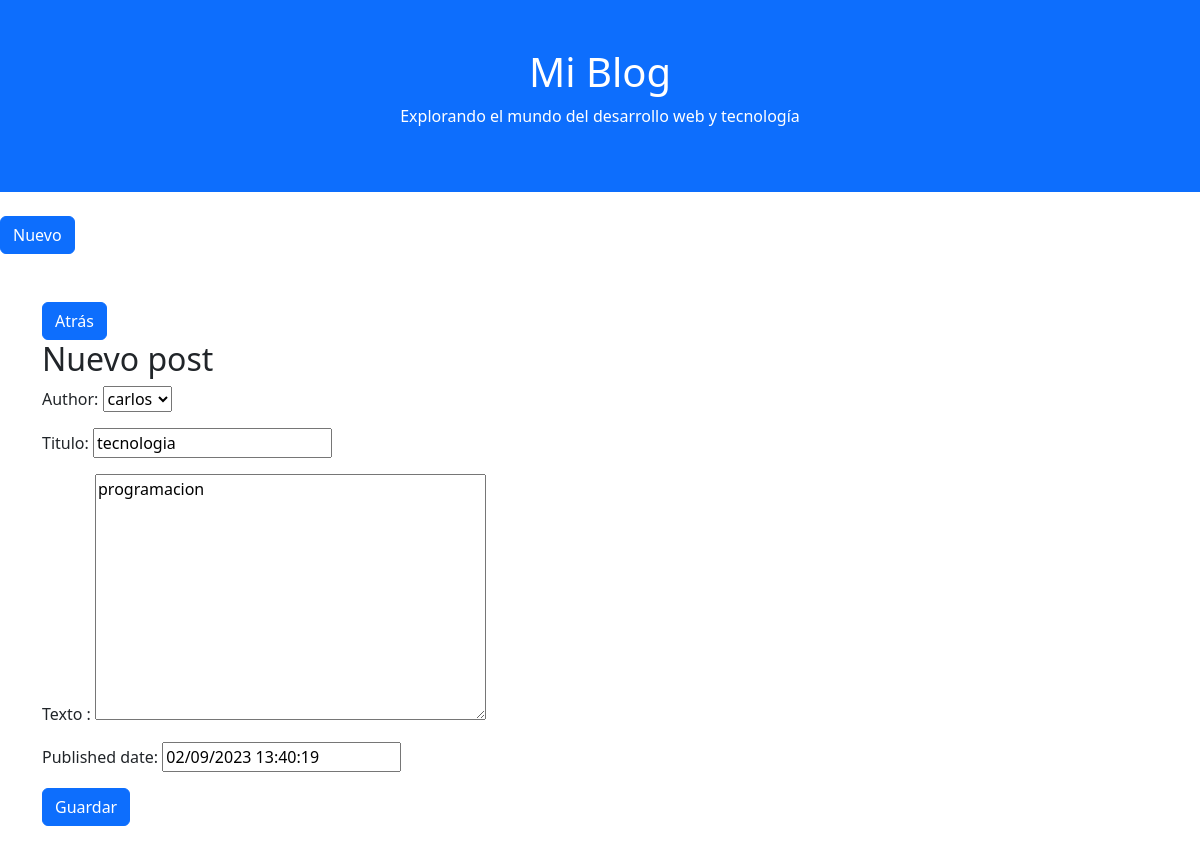
Before: /post/4/edit/ with the older database file.
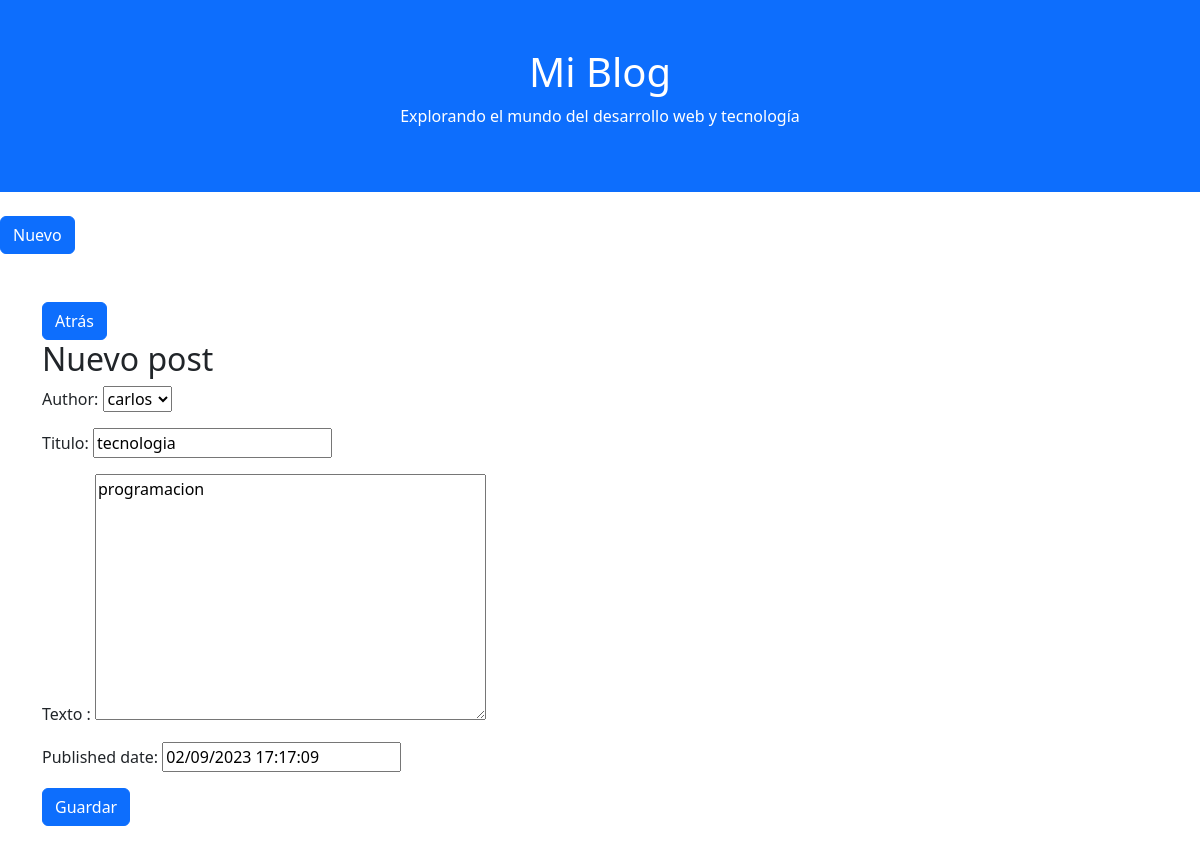
After: the same page with the newer database file.
### blog/models.py (models this page shows, shortened)
class Post(models.Model):
    author = models.ForeignKey(settings.AUTH_USER_MODEL, on_delete=models.CASCADE)
    title = models.CharField(("Titulo"),max_length=200)
    text = models.TextField(("Texto "),max_length=1000)
    created_date = models.DateTimeField(
            default=timezone.now)
    published_date = models.DateTimeField(
            blank=True, null=True)

### blog/views.py (the view)
# urls.py: path('post/<int:pk>/edit/', views.post_edit, name='post_edit'),
def post_edit(request, pk):
    post = get_object_or_404(Post, pk=pk)
    if request.method == "POST":
        form = PostForm(request.POST, instance=post)
        if form.is_valid():
            post = form.save(commit=False)
            post.author = request.user
            post.published_date = timezone.now()
            post.save()
            return redirect('post_detail', pk=post.pk)
    else:
        form = PostForm(instance=post)
    return render(request, 'blog/post_edit.html', {'form': form})

### blog/forms.py
class PostForm(forms.ModelForm):
    class Meta:
        model = Post
        fields = ('author', 'title', 'text', 'published_date')
    widgets = {
        'author': forms.Select(),
        'title': forms.TextInput(),
        'text': forms.Textarea(attrs={'class': 'form-control'}),
        'published_date': forms.DateTimeInput(attrs={'class': 'form-control'}),
    }

### blog/templates/blog/post_edit.html (shortened to what this page needs)
{% extends 'blog/blog.html' %}
{% block content %}
<a href="{% url 'post_list' %}" class="btn btn-primary">
Atrás
</a>
    <h2>Nuevo post</h2>
    <form method="POST" class="post-form">
        {{ form.as_p }}
        <button type="submit" class="save btn btn-primary">Guardar</button>
    </form>
    <br>
    <br>
    <br>
{% endblock %}

Changed rows visible on the page:
changed Post "carlos": published_date "02/09/2023 13:40:19" → "02/09/2023 17:17:09"
